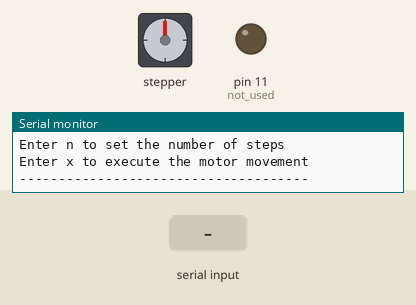
Bench run of a sketch on a simulated Arduino Uno, built with avr-gcc and run on an emulated ATmega328P. Shown: stepper motor, output pins drawn as LEDs (lit = HIGH), the last lines printed to the serial monitor. Wiring (inferred from the names in the program): stepper motor driver (200 steps per turn assumed): step pin 2; direction pin 3. The inputs (shaded band) are chosen by the test bench. Pins used as bus, display or sensor lines are not drawn.

Above: at 1.4 s.
1.5 s: "x" received over Serial
At 2.4 s:
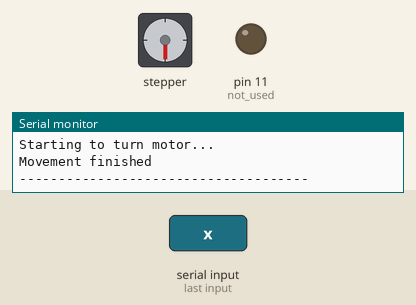
3.2 s: "90,45\n" received over Serial
4.7 s: "s90\n" received over Serial
Timing chart, 0 to 7.7 s (numbered marks = the images above; inputs shaded):
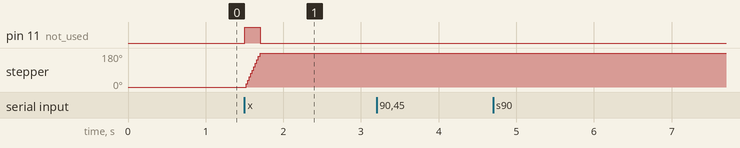

Measured:
- after the input at 1.5 s, pin 11 (not_used): LOW → HIGH at once, → LOW 0.20 s later; stepper: turns 180° clockwise in 0.18 s, starting at once

The sketch:

DoorMotorTest2.ino
```cpp
/*
  Door control motor test program
 */
 boolean motorDir = true;
 unsigned int stepDelay = 2000;
 unsigned int stepNumber = 100;


void help()
{
  Serial.println("Door Motor Test Program.");
  Serial.println("Enter h to show this help text");
  Serial.println("Enter s to show a summary of all settings");
  Serial.println("Enter d to invert the motor direction");
  Serial.println("Enter t to set the step delay time");
  Serial.println("Enter n to set the number of steps");
  Serial.println("Enter x to execute the motor movement");
  Serial.println("-------------------------------------");
}

void summary()
{
  Serial.print("Motor direction is ");
  if (motorDir == true)
  {
    Serial.println("clockwise");
  }
  else
  {
    Serial.println("counter-clockwise");
  }
  Serial.print("Step delay is ");
  Serial.print(stepDelay);
  Serial.println(" us");
  Serial.print("Step Number is ");
  Serial.println(stepNumber);
  Serial.println("-------------------------------------");
}

void invertMotorDir()
{
  Serial.print("Setting motor direction to ");
  if (motorDir == false)
  {
    motorDir=true;
    Serial.println("clockwise");
  }
  else
  {
    motorDir=false;
    Serial.println("counter-clockwise");
  }
  Serial.println("-------------------------------------");
}

void SetStepDelay()
{
  Serial.println("Enter step delay in us:");
  while(!(Serial.available()))
  {
    //wait until number entered
  }
  stepDelay = Serial.parseInt();
  Serial.print("Step Delay set to ");
  Serial.print(stepDelay);
  Serial.println(" us");
  Serial.println("-------------------------------------");
}

void SetStepNumber()
{
  Serial.println("Enter step number");
  while(!(Serial.available()))
  {
    //wait until number entered
  }
  stepNumber = Serial.parseInt();
  Serial.print("Step Number set to ");
  Serial.println(stepNumber);
  Serial.println("-------------------------------------");
}
void execMovement()
{
  digitalWrite(11, HIGH); //wake up from sleep
  if (motorDir == true)
  {
    digitalWrite(3, HIGH);
  }
  else
  {
    digitalWrite(3, LOW);
  }

  Serial.println("Starting to turn motor...");
  for (int n=0; n<stepNumber; n++)
  {
    digitalWrite(2, HIGH);   // set the LED on
    delayMicroseconds(stepDelay/2);              // wait for a second
    digitalWrite(2, LOW);    // set the LED off
    delayMicroseconds(stepDelay/2);             // wait for a second
  }
  digitalWrite(11, LOW); //go back to sleep sleep
  Serial.println("Movement finished");
  Serial.println("-------------------------------------");
}

 void setup()
{
  // start serial port at 9600 bps:
  pinMode(2, OUTPUT);          //  motor step
  pinMode(3, OUTPUT);	       //  motor direction
  pinMode(11, OUTPUT);         // not used
  Serial.begin(9600);
  help();

}

void loop()
{
  char command;

  if (Serial.available() > 0) {
    // read the incoming byte:
    command = Serial.read();
    // say what you got:
    //Serial.print("I received: ");
    //Serial.println(command);
    switch (command) {
      case 'h': //help
      help();
      break;
      case 's': //settings summary
      summary();
      break;
      case 'd': //invert motor direction
      invertMotorDir();
      break;
      case 't': //set step delay time
      SetStepDelay();
      break;
      case 'n': //set number of steps
      SetStepNumber();
      break;
      case 'x': //execute motor movement
      execMovement();
      break;
      default:
      Serial.println("Unrecognized command");
    }
  }
}
```
